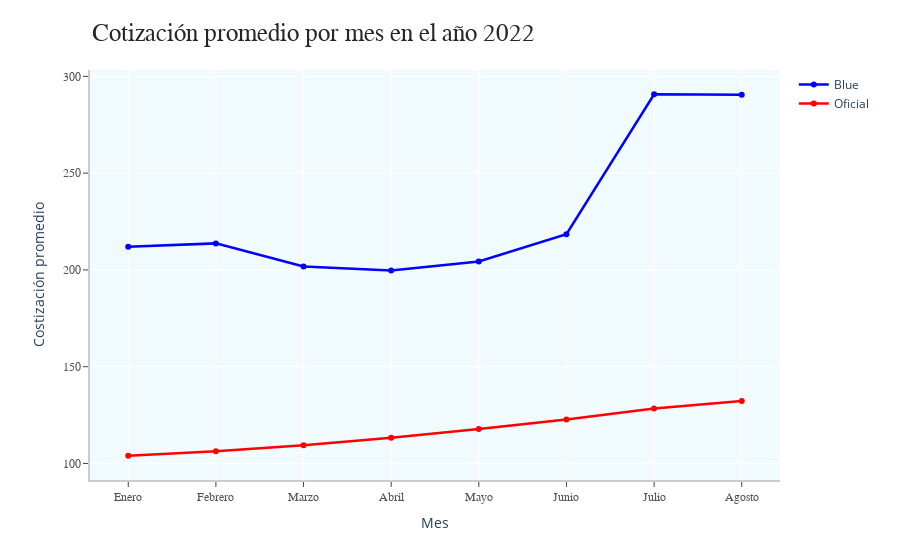

The code cell stored with this chart in its notebook:
### Markdown cell above
---

    En el último año solo se logra visualizar 2 eventos 'econ' en el mes de julio, asignación de cargo como ministro de Economía de Argentina
    - Silvina Batakis (2022-07-04)
    - Sergio Massa: (2022-07-28)
    
---

### Code cell
months = ['Enero', 'Febrero', 'Marzo', 'Abril', 'Mayo', 'Junio', 'Julio', 'Agosto']
fig = go.Figure()
fig.add_trace(go.Scatter(x = months, y = df_dolar_suceso_2022['blue'], line = dict(color='blue', width=2.5), name = 'Blue'))
fig.add_trace(go.Scatter(x = months, y = df_dolar_suceso_2022['oficial'], line = dict(color='red', width=2.5), name = 'Oficial'))

annotations = []
annotations.append(dict(xref='paper', yref='paper', x=0.0, y=1.05,
                              xanchor='left', yanchor='bottom',
                              text='Cotización promedio por mes en el año 2022',
                              font=dict(family='Arial',
                                        size=25,
                                        color='rgb(37,37,37)'),
                              showarrow=False))

fig.update_layout(annotations = annotations,
                   xaxis_title='Mes',
                   yaxis_title='Costización promedio',
                   plot_bgcolor='rgba(162,222,241,0.15)', # 'white'
                   margin=dict(
                     autoexpand=False,
                     l=90,
                     r=120,
                     t=70,
                    ),
                   xaxis=dict(
                     showline=True,
                     linecolor='rgb(204, 204, 204)',
                     linewidth=2,
                     ticks='outside',
                     tickfont=dict(
                      family='Arial',
                      size=12,
                      color='rgb(82, 82, 82)'
                      )
                   ),
                   yaxis=dict(
                     showline=True,     
                     linecolor='rgb(204, 204, 204)',
                     linewidth=2,
                     ticks='outside',
                     tickfont=dict(
                      family='Arial',
                      size=12,
                      color='rgb(82, 82, 82)'
                      )
                   )                  
                 )
fig.show()

### Figure 1 — Plotly figure (JSON) as saved in the notebook; plotly's stock layout.template omitted (floating-point values rounded to 4 significant figures)
{"data": [{"line": {"color": "blue", "width": 2.5}, "name": "Blue", "type": "scatter", "x": ["Enero", "Febrero", "Marzo", "Abril", "Mayo", "Junio", "Julio", "Agosto"], "y": [212.0, 213.7, 201.8, 199.7, 204.3, 218.4, 290.8, 290.5]}, {"line": {"color": "red", "width": 2.5}, "name": "Oficial", "type": "scatter", "x": ["Enero", "Febrero", "Marzo", "Abril", "Mayo", "Junio", "Julio", "Agosto"], "y": [104.0, 106.3, 109.5, 113.3, 117.8, 122.7, 128.4, 132.3]}], "layout": {"annotations": [{"font": {"color": "rgb(37,37,37)", "family": "Arial", "size": 25}, "showarrow": false, "text": "Cotización promedio por mes en el año 2022", "x": 0, "xanchor": "left", "xref": "paper", "y": 1.05, "yanchor": "bottom", "yref": "paper"}], "margin": {"autoexpand": false, "l": 90, "r": 120, "t": 70}, "plot_bgcolor": "rgba(162,222,241,0.15)", "xaxis": {"linecolor": "rgb(204, 204, 204)", "linewidth": 2, "showline": true, "tickfont": {"color": "rgb(82, 82, 82)", "family": "Arial", "size": 12}, "ticks": "outside", "title": {"text": "Mes"}}, "yaxis": {"linecolor": "rgb(204, 204, 204)", "linewidth": 2, "showline": true, "tickfont": {"color": "rgb(82, 82, 82)", "family": "Arial", "size": 12}, "ticks": "outside", "title": {"text": "Costización promedio"}}}}
